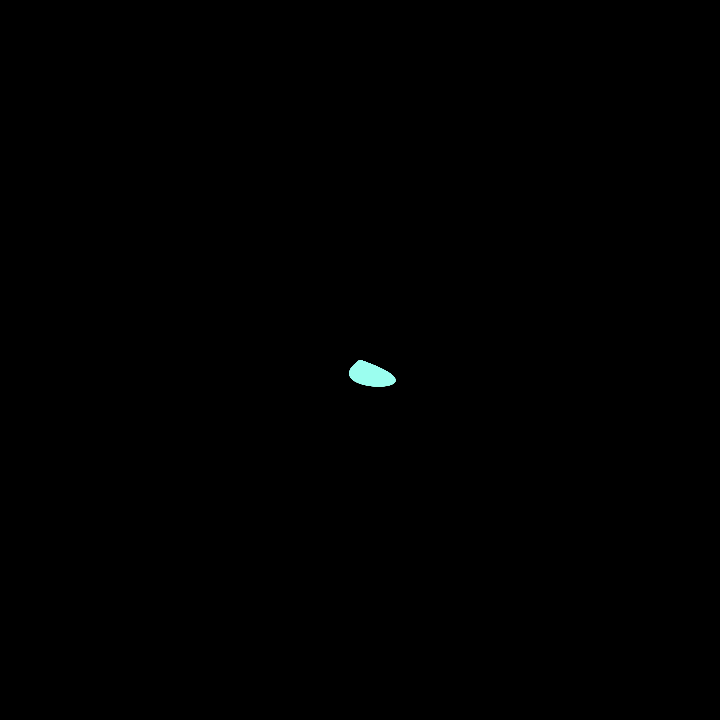
Frame 1 (no input)
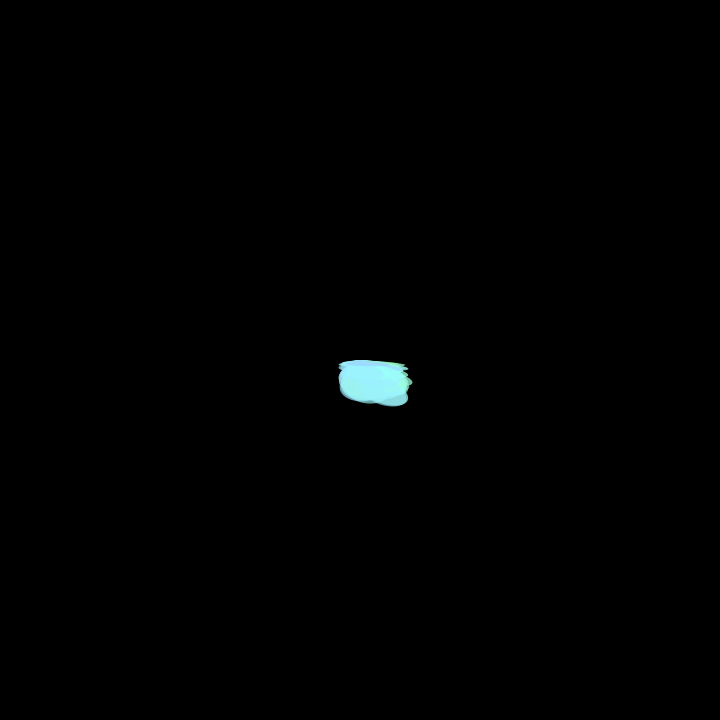
Frame 60 (the mouse pressed at the canvas centre just before this capture)
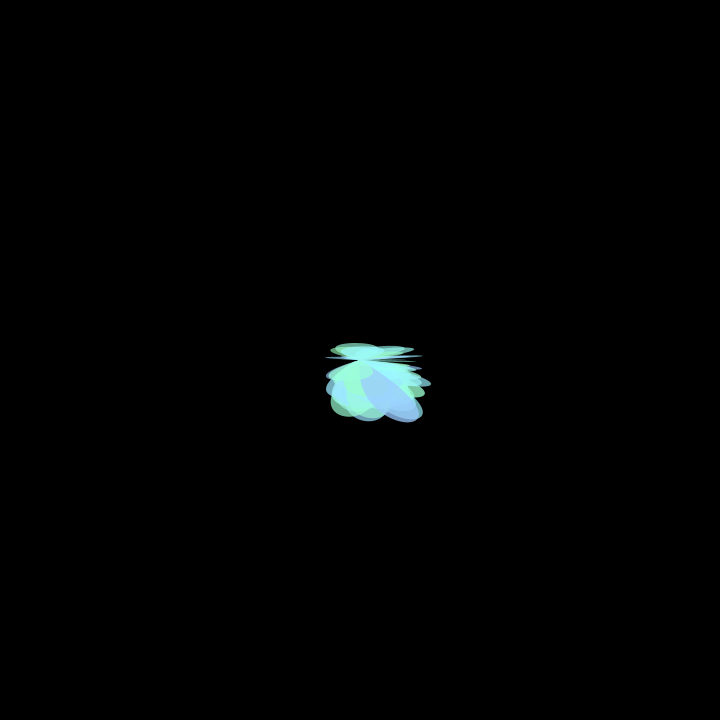
Frame 120 (the mouse held since frame 60 and released just before this capture)

The Processing sketch that drew these frames (run headless with seeded random() and noise(); from frame 60 on, the mouse is pressed at the canvas centre):

// Processing sketch: processing_154150
// ── processing_154150.pde

// DEFINIZIONE DELLA  CLASSE Agente

class Agente
{
    PVector pos;
    PVector vel;
   
    Agente (PVector start) 
    {
        pos = start.get();
        vel = new PVector( random(-0.5,0.5), random(-0.5,0.5) );
    }
   
    void update() 
    {
        if (random(100)<1) 
        {
            vel = new PVector( random(-0.5,0.5), random(-0.5,0.5) );
        }
        pos.add(vel);
        if (pos.dist(centro) > 350) 
        {
            vel.mult(-1);                // inverte la direzione
        }
    }
   
    void display() 
    {
        noStroke();
        fill (random(100,150), 100, 255, random(150,200));
        bezier(width/2.0, height/2.0, pos.x+100, pos.y+35, pos.x-50, pos.y+35, width/2.0, height/2.0); 
    }
}
 
// USO DELLA CLASSE Agente

Agente[] agenti = new Agente[70];
PVector centro;
 
void setup()
{
    size(720, 720);
    colorMode(HSB);
    centro = new PVector(width/2, height/2);
   
    for (int i=0;  i<agenti.length;  i++) 
    {
        agenti[i] = new Agente( centro );
    }
}
 
void draw()
{
    background(0);
    for (Agente a : agenti) 
    {
      a.update();
      a.display();
    }
}
